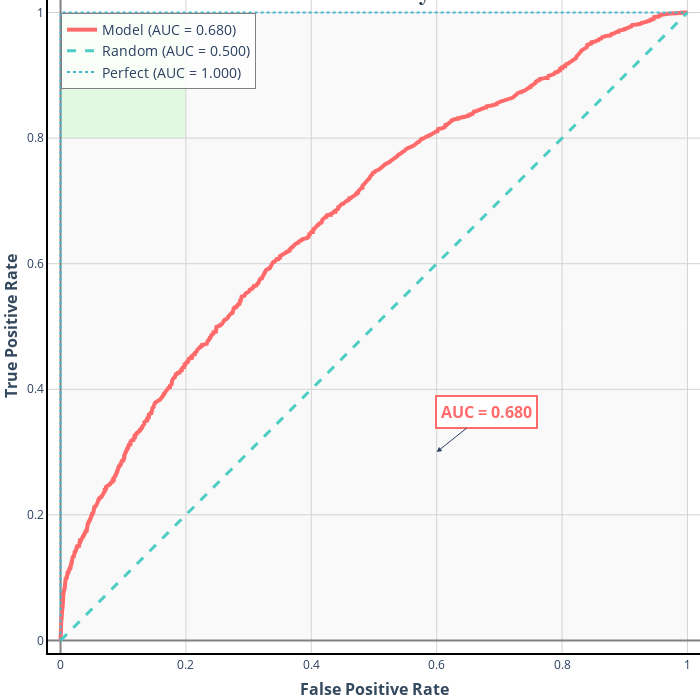

Notebook cell for this chart:
### Code cell
fig.show()

print("✅ Custom Plotly graph logged to wandb")

### Figure 1 — Plotly figure (JSON) as saved in the notebook; plotly's stock layout.template omitted (floating-point values rounded to 4 significant figures; data arrays with more than 128 entries replaced by an {"elided": "..."} marker saying what was removed)
{"data": [{"hovertemplate": "FPR: %{x:.3f}<br>TPR: %{y:.3f}<br><extra></extra>", "line": {"color": "#FF6B6B", "dash": "solid", "width": 4}, "mode": "lines", "name": "Model (AUC = 0.680)", "showlegend": true, "type": "scatter", "x": {"elided": "1930 float values"}, "xaxis": "x", "y": {"elided": "1930 float values"}, "yaxis": "y"}, {"line": {"color": "#4ECDC4", "dash": "dash", "width": 3}, "mode": "lines", "name": "Random (AUC = 0.500)", "showlegend": true, "type": "scatter", "x": [0, 1], "xaxis": "x", "y": [0, 1], "yaxis": "y"}, {"line": {"color": "#45B7D1", "dash": "dot", "width": 2}, "mode": "lines", "name": "Perfect (AUC = 1.000)", "showlegend": true, "type": "scatter", "x": [0, 0, 1], "xaxis": "x", "y": [0, 1, 1], "yaxis": "y"}], "layout": {"annotations": [{"arrowhead": 2, "ax": 50, "ay": -40, "bgcolor": "white", "bordercolor": "#FF6B6B", "borderpad": 4, "borderwidth": 2, "font": {"color": "#FF6B6B", "size": 16}, "showarrow": true, "text": "<b>AUC = 0.680</b>", "x": 0.6, "y": 0.3}], "height": 700, "hovermode": "x unified", "legend": {"bgcolor": "rgba(255, 255, 255, 0.8)", "bordercolor": "gray", "borderwidth": 1, "font": {"size": 14}, "x": 0.02, "y": 0.98}, "margin": {"b": 8, "l": 0, "r": 0, "t": 0}, "modebar": {"add": ["drawline", "drawopenpath", "drawclosedpath", "drawcircle", "drawrect", "eraseshape"], "remove": ["lasso2d", "select2d", "hoverClosestCartesian", "hoverCompareCartesian", "toggleSpikelines"]}, "paper_bgcolor": "white", "plot_bgcolor": "white", "shapes": [{"fillcolor": "rgba(0, 255, 0, 0.1)", "layer": "below", "line": {"width": 0}, "type": "rect", "x0": 0, "x1": 0.2, "xref": "x", "y0": 0.8, "y1": 1, "yref": "y"}, {"fillcolor": "rgba(128, 128, 128, 0.05)", "layer": "below", "line": {"width": 0}, "type": "rect", "x0": 0, "x1": 1, "xref": "x", "y0": 0, "y1": 1, "yref": "y"}], "title": {"font": {"color": "#2C3E50", "family": "Arial", "size": 24}, "text": "<b>ROC Curve Analysis</b>", "x": 0.5, "xanchor": "center"}, "width": 700, "xaxis": {"anchor": "y", "domain": [0, 1], "gridcolor": "lightgray", "gridwidth": 1, "linecolor": "black", "linewidth": 2, "range": [-0.02, 1.02], "showline": true, "tickfont": {"size": 12}, "title": {"font": {"color": "#34495E", "size": 16}, "text": "<b>False Positive Rate</b>"}, "zerolinecolor": "gray"}, "yaxis": {"anchor": "x", "domain": [0, 1], "gridcolor": "lightgray", "gridwidth": 1, "linecolor": "black", "linewidth": 2, "range": [-0.02, 1.02], "showline": true, "tickfont": {"size": 12}, "title": {"font": {"color": "#34495E", "size": 16}, "text": "<b>True Positive Rate</b>"}, "zerolinecolor": "gray"}}}
